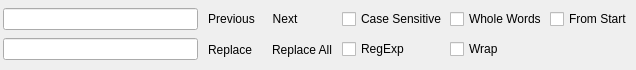
<ui version="4.0" >
 <class>qscintillaSearch</class>
 <widget class="QDockWidget" name="qscintillaSearch" >
  <property name="geometry" >
   <rect>
    <x>0</x>
    <y>0</y>
    <width>636</width>
    <height>70</height>
   </rect>
  </property>
  <widget class="QWidget" name="centralWidget" >
   <layout class="QGridLayout" >
    <property name="margin" >
     <number>3</number>
    </property>
    <property name="spacing" >
     <number>3</number>
    </property>
    <item row="1" column="4" >
     <widget class="QCheckBox" name="cbWrap" >
      <property name="toolTip" >
       <string>If it's checked then the search wraps around the end of the text.</string>
      </property>
      <property name="text" >
       <string>Wrap</string>
      </property>
     </widget>
    </item>
    <item row="0" column="3" >
     <widget class="QCheckBox" name="cbCaseSensitive" >
      <property name="toolTip" >
       <string>If it's checked then the search is case sensitive.</string>
      </property>
      <property name="text" >
       <string>Case Sensitive</string>
      </property>
     </widget>
    </item>
    <item row="1" column="3" >
     <widget class="QCheckBox" name="cbRegExp" >
      <property name="toolTip" >
       <string>If it's checked then expr is interpreted as a regular expression rather than a simple string.</string>
      </property>
      <property name="text" >
       <string>RegExp</string>
      </property>
     </widget>
    </item>
    <item row="0" column="2" >
     <widget class="QToolButton" name="tbNext" >
      <property name="toolTip" >
       <string>Search next.</string>
      </property>
      <property name="text" >
       <string>Next</string>
      </property>
      <property name="icon" >
       <iconset resource="../../resources/resources.qrc" >:/Icons/Icons/helpnext.png</iconset>
      </property>
      <property name="toolButtonStyle" >
       <enum>Qt::ToolButtonTextBesideIcon</enum>
      </property>
      <property name="autoRaise" >
       <bool>true</bool>
      </property>
     </widget>
    </item>
    <item row="1" column="5" >
     <spacer>
      <property name="orientation" >
       <enum>Qt::Horizontal</enum>
      </property>
      <property name="sizeType" >
       <enum>QSizePolicy::Ignored</enum>
      </property>
      <property name="sizeHint" >
       <size>
        <width>40</width>
        <height>20</height>
       </size>
      </property>
     </spacer>
    </item>
    <item row="1" column="6" >
     <widget class="QToolButton" name="tbClose" >
      <property name="toolTip" >
       <string>Close</string>
      </property>
      <property name="icon" >
       <iconset resource="../../resources/resources.qrc" >:/Icons/Icons/buttoncancel.png</iconset>
      </property>
      <property name="autoRaise" >
       <bool>true</bool>
      </property>
     </widget>
    </item>
    <item row="1" column="0" >
     <widget class="QLineEdit" name="leReplace" >
      <property name="toolTip" >
       <string>Replace the current selection with this string</string>
      </property>
     </widget>
    </item>
    <item row="0" column="0" >
     <widget class="QLineEdit" name="leSearch" >
      <property name="toolTip" >
       <string>Enter the string or regular expression to find.</string>
      </property>
     </widget>
    </item>
    <item row="0" column="1" >
     <widget class="QToolButton" name="tbPrevious" >
      <property name="toolTip" >
       <string>Search previous.</string>
      </property>
      <property name="text" >
       <string>Previous</string>
      </property>
      <property name="icon" >
       <iconset resource="../../resources/resources.qrc" >:/Icons/Icons/helpprev.png</iconset>
      </property>
      <property name="toolButtonStyle" >
       <enum>Qt::ToolButtonTextBesideIcon</enum>
      </property>
      <property name="autoRaise" >
       <bool>true</bool>
      </property>
     </widget>
    </item>
    <item row="1" column="1" >
     <widget class="QToolButton" name="tbReplace" >
      <property name="toolTip" >
       <string>Replace next.</string>
      </property>
      <property name="text" >
       <string>Replace</string>
      </property>
      <property name="icon" >
       <iconset resource="../../resources/resources.qrc" >:/Icons/Icons/editreplace.png</iconset>
      </property>
      <property name="toolButtonStyle" >
       <enum>Qt::ToolButtonTextBesideIcon</enum>
      </property>
      <property name="autoRaise" >
       <bool>true</bool>
      </property>
     </widget>
    </item>
    <item row="1" column="2" >
     <widget class="QToolButton" name="tbReplaceAll" >
      <property name="toolTip" >
       <string>Replace all.</string>
      </property>
      <property name="text" >
       <string>Replace All</string>
      </property>
      <property name="icon" >
       <iconset resource="../../resources/resources.qrc" >:/Icons/Icons/filefind.png</iconset>
      </property>
      <property name="toolButtonStyle" >
       <enum>Qt::ToolButtonTextBesideIcon</enum>
      </property>
      <property name="autoRaise" >
       <bool>true</bool>
      </property>
     </widget>
    </item>
    <item row="0" column="4" >
     <widget class="QCheckBox" name="cbWholeWords" >
      <property name="toolTip" >
       <string>If it's checked then the search looks for whole word matches only, otherwise it searches for any matching text.</string>
      </property>
      <property name="text" >
       <string>Whole Words</string>
      </property>
     </widget>
    </item>
    <item row="0" column="5" colspan="2" >
     <widget class="QCheckBox" name="cbFromStart" >
      <property name="text" >
       <string>From Start</string>
      </property>
     </widget>
    </item>
   </layout>
  </widget>
 </widget>
 <resources>
  <include location="../../resources/resources.qrc" />
 </resources>
 <connections>
  <connection>
   <sender>tbClose</sender>
   <signal>clicked()</signal>
   <receiver>qscintillaSearch</receiver>
   <slot>close()</slot>
   <hints>
    <hint type="sourcelabel" >
     <x>699</x>
     <y>31</y>
    </hint>
    <hint type="destinationlabel" >
     <x>60</x>
     <y>52</y>
    </hint>
   </hints>
  </connection>
 </connections>
</ui>
